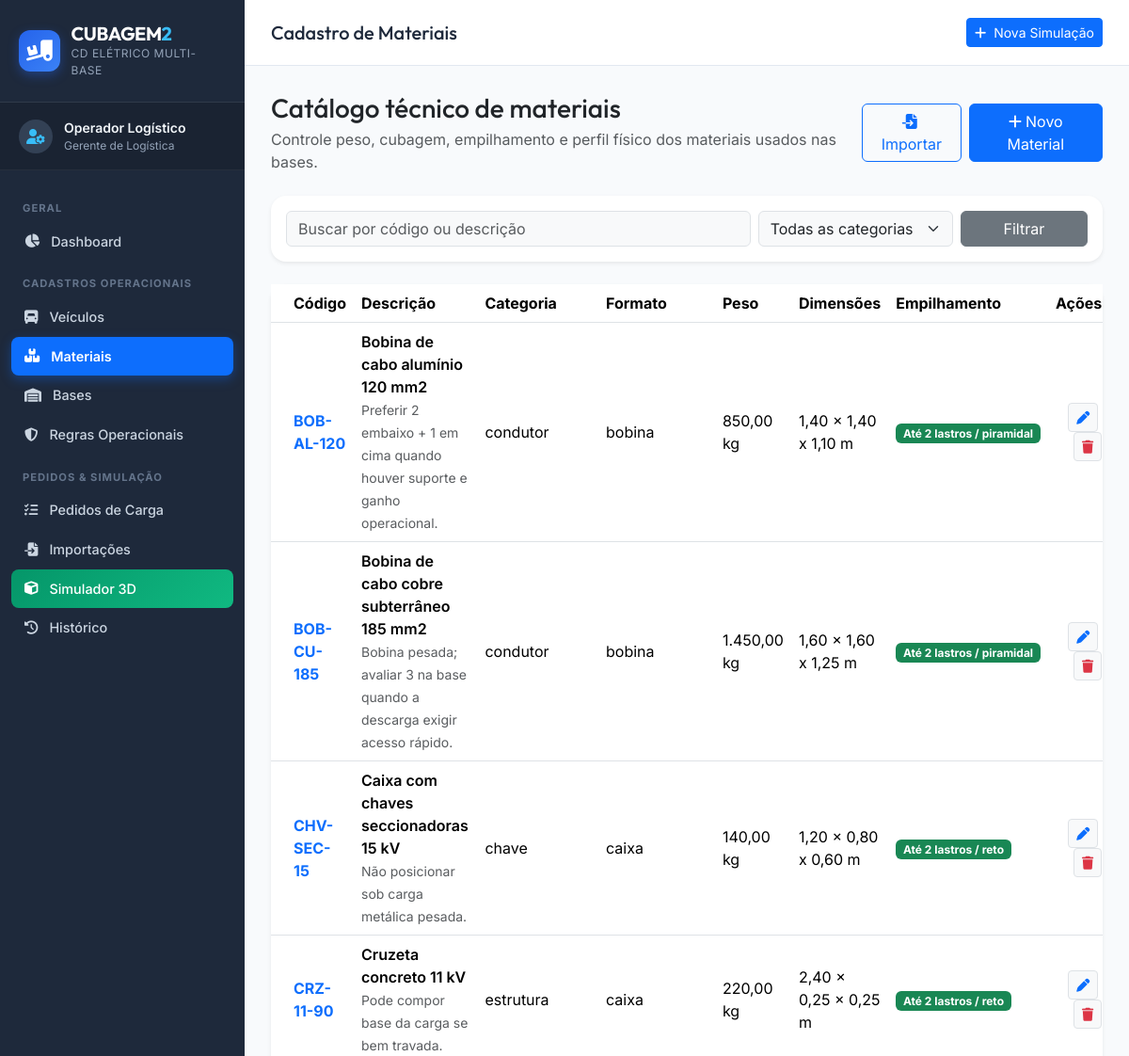
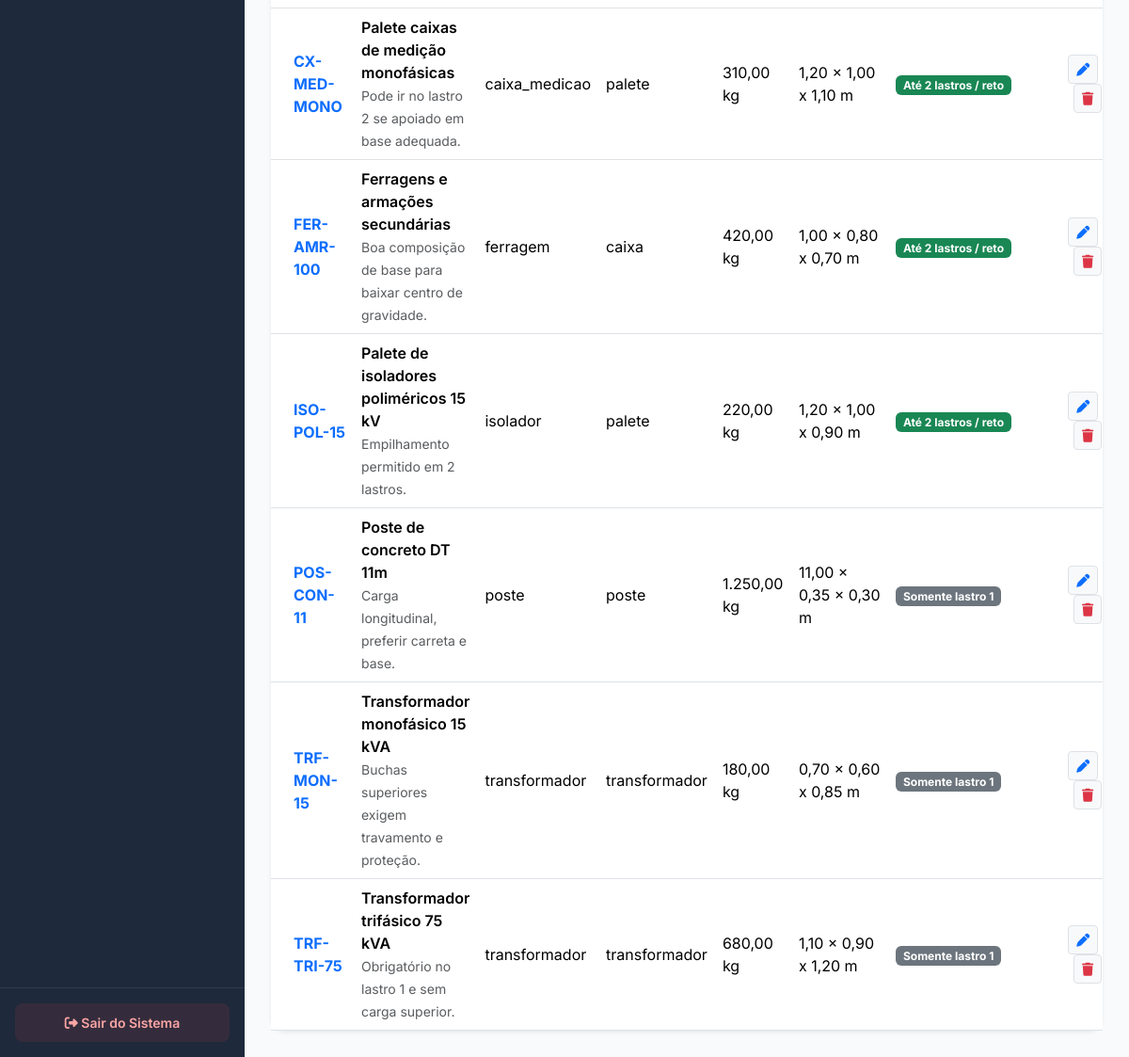
Page /pages/materiais.php on the committed database (2 pictures, top to bottom).
### tables this page shows
CREATE TABLE materiais (
  id INTEGER PRIMARY KEY AUTOINCREMENT,
  codigo TEXT NOT NULL UNIQUE,
  descricao TEXT NOT NULL,
  categoria TEXT NOT NULL,
  formato_fisico TEXT NOT NULL,
  peso_unitario_kg REAL NOT NULL,
  comprimento_m REAL NOT NULL,
  largura_m REAL NOT NULL,
  altura_m REAL NOT NULL,
  volume_unitario_m3 REAL NOT NULL,
  empilhavel INTEGER DEFAULT 1,
  max_lastros INTEGER DEFAULT 2,
  perfil_empilhamento TEXT DEFAULT 'reto',
  fragilidade TEXT DEFAULT 'baixa',
  amarracao_especial INTEGER DEFAULT 0,
  observacoes TEXT NULL,
  created_at DATETIME DEFAULT CURRENT_TIMESTAMP,
  updated_at DATETIME DEFAULT CURRENT_TIMESTAMP
);

### controllers/MaterialController.php (called while the page is built, shortened)
<?php
require_once __DIR__ . '/../models/Material.php';
class MaterialController {
    private Material $model;
    public function __construct() {
        $this->model = new Material();
    }
    public function listar(string $busca = '', string $categoria = ''): array {
        return $this->model->listarTodos($busca, $categoria);
    }
}

### models/Material.php (called while the page is built, shortened)
<?php
require_once __DIR__ . '/../config/conexao.php';
class Material {
    private PDO $pdo;
    public function __construct() {
        global $pdo;
        $this->pdo = $pdo;
    }
    public function listarTodos(string $busca = '', string $categoria = ''): array {
        $sql = 'SELECT * FROM materiais WHERE 1=1';
        $params = [];
        $sql .= ' ORDER BY codigo ASC';
        $stmt = $this->pdo->prepare($sql);
        $stmt->execute($params);
        return $stmt->fetchAll();
    }
}

### pages/materiais.php (the view, shortened to what this page needs)
<?php
require_once __DIR__ . '/../controllers/MaterialController.php';
require_once __DIR__ . '/../includes/header.php';
require_once __DIR__ . '/../includes/menu.php';
$controller = new MaterialController();
$busca = $_GET['q'] ?? '';
$categoria = $_GET['categoria'] ?? '';
$materiais = $controller->listar($busca, $categoria);
?>
<div class="container-fluid p-0">
    <div class="d-flex justify-content-between align-items-center mb-4">
        <div>
            <h2 class="h3 mb-1 text-dark">Catálogo técnico de materiais</h2>
            <p class="text-muted mb-0">Controle peso, cubagem, empilhamento e perfil físico dos materiais usados nas bases.</p>
        </div>
        <div class="d-flex gap-2">
            <a href="importar_materiais.php" class="btn btn-outline-primary"><i class="fa-solid fa-file-import me-1"></i>Importar</a>
            <button class="btn btn-primary" data-bs-toggle="modal" data-bs-target="#modalMaterial" onclick="resetMaterialForm()"><i class="fa-solid fa-plus me-1"></i>Novo Material</button>
        </div>
    </div>
    <div class="card border-0 shadow-sm rounded-4 mb-4">
        <div class="card-body">
            <form class="row g-2">
                <div class="col-md-7">
                    <input type="text" name="q" class="form-control bg-light" placeholder="Buscar por código ou descrição" value="<?= htmlspecialchars($busca) ?>">
                </div>
                <div class="col-md-3">
                    <select name="categoria" class="form-select bg-light">
                        <option value="">Todas as categorias</option>
                    </select>
                </div>
                <div class="col-md-2">
                    <button class="btn btn-secondary w-100">Filtrar</button>
                </div>
            </form>
        </div>
    </div>
    <div class="card border-0 shadow-sm rounded-4">
        <div class="card-body p-0">
            <div class="table-responsive">
                <table class="table table-hover align-middle mb-0">
                    <thead class="bg-light">
                        <tr>
                            <th class="ps-4">Código</th>
                            <th>Descrição</th>
                            <th>Categoria</th>
                            <th>Formato</th>
                            <th>Peso</th>
                            <th>Dimensões</th>
                            <th>Empilhamento</th>
                            <th class="pe-4 text-end">Ações</th>
                        </tr>
                    </thead>
                    <tbody>
                        <?php if (empty($materiais)): ?>
                            <tr><td colspan="8" class="text-center py-4 text-muted">Nenhum material encontrado.</td></tr>
                        <?php else: ?>
                            <?php foreach ($materiais as $material): ?>
                                <tr>
                                    <td class="ps-4 fw-bold text-primary"><?= htmlspecialchars($material['codigo']) ?></td>
                                    <td>
                                        <div class="fw-semibold"><?= htmlspecialchars($material['descricao']) ?></div>
                                        <small class="text-muted"><?= htmlspecialchars($material['observacoes']) ?></small>
                                    </td>
                                    <td><?= htmlspecialchars($material['categoria']) ?></td>
                                    <td><?= htmlspecialchars($material['formato_fisico']) ?></td>
                                    <td><?= number_format($material['peso_unitario_kg'], 2, ',', '.') ?> kg</td>
                                    <td><?= number_format($material['comprimento_m'], 2, ',', '.') ?> x <?= number_format($material['largura_m'], 2, ',', '.') ?> x <?= number_format($material['altura_m'], 2, ',', '.') ?> m</td>
                                    <td>
                                        <span class="badge bg-<?= $material['empilhavel'] ? 'success' : 'secondary' ?><?= $material['empilhavel'] ? '' : '' ?>">
                                            <?= $material['empilhavel'] ? "Até {$material['max_lastros']} lastros / {$material['perfil_empilhamento']}" : 'Somente lastro 1' ?>
                                        </span>
                                    </td>
                                    <td class="pe-4 text-end">
                                        <button class="btn btn-sm btn-light border me-1" onclick='editMaterial(<?= json_encode($material, JSON_UNESCAPED_UNICODE | JSON_UNESCAPED_SLASHES) ?>)'><i class="fa-solid fa-pen text-primary"></i></button>
                                        <button class="btn btn-sm btn-light border text-danger" onclick="deleteMaterial(<?= (int) $material['id'] ?>)"><i class="fa-solid fa-trash"></i></button>
                                    </td>
                                </tr>
                            <?php endforeach; ?>
                        <?php endif; ?>
                    </tbody>
                </table>
            </div>
        </div>
    </div>
</div>
<?php require_once __DIR__ . '/../includes/footer.php'; ?>

### assets/css/style.css (style rules this page uses)
:root { --primary-color: #0d6efd; --primary-hover: #0b5ed7; --dark-bg: #0f172a; --sidebar-bg: #1e293b; --sidebar-active: #334155; --card-bg: #ffffff; --border-color: #e2e8f0; --text-primary: #1e293b; --text-secondary: #64748b; --accent-munck: #d97706; --accent-truck: #2563eb; --accent-carreta: #059669; --accent-warning: #f59e0b; --accent-danger: #ef4444; --accent-success: #10b981; --radius-sm: 8px; --radius-md: 12px; --radius-lg: 16px; --shadow-sm: 0 1px 3px rgba(0,0,0,0.1); --shadow-md: 0 4px 6px -1px rgba(0,0,0,0.1), 0 2px 4px -1px rgba(0,0,0,0.06); --shadow-lg: 0 10px 15px -3px rgba(0,0,0,0.1), 0 4px 6px -2px rgba(0,0,0,0.05); }
body { font-family: 'Inter', system-ui, -apple-system, sans-serif; background-color: #f8fafc; color: var(--text-primary); margin: 0; padding: 0; }
h1, h2, h3, h4, h5, h6 { font-family: 'Outfit', 'Inter', sans-serif; font-weight: 700; }

### rows in the picture
materiais: codigo "BOB-AL-120", descricao "Bobina de cabo alumínio 120 mm2", observacoes "Preferir 2 embaixo + 1 em cima quando houver suporte e ganho operacional.", categoria "condutor", formato_fisico "bobina", peso_unitario_kg "850,00", comprimento_m "1,40", largura_m "1,40", altura_m "1,10", max_lastros "2", perfil_empilhamento "piramidal"
materiais: codigo "BOB-CU-185", descricao "Bobina de cabo cobre subterrâneo 185 mm2", observacoes "Bobina pesada; avaliar 3 na base quando a descarga exigir acesso rápido.", categoria "condutor", formato_fisico "bobina", peso_unitario_kg "1.450,00", comprimento_m "1,60", largura_m "1,60", altura_m "1,25", max_lastros "2", perfil_empilhamento "piramidal"
materiais: codigo "CHV-SEC-15", descricao "Caixa com chaves seccionadoras 15 kV", observacoes "Não posicionar sob carga metálica pesada.", categoria "chave", formato_fisico "caixa", peso_unitario_kg "140,00", comprimento_m "1,20", largura_m "0,80", altura_m "0,60", max_lastros "2", perfil_empilhamento "reto"
materiais: codigo "CRZ-11-90", descricao "Cruzeta concreto 11 kV", observacoes "Pode compor base da carga se bem travada.", categoria "estrutura", formato_fisico "caixa", peso_unitario_kg "220,00", comprimento_m "2,40", largura_m "0,25", altura_m "0,25", max_lastros "2", perfil_empilhamento "reto"
materiais: codigo "CX-MED-MONO", descricao "Palete caixas de medição monofásicas", observacoes "Pode ir no lastro 2 se apoiado em base adequada.", categoria "caixa_medicao", formato_fisico "palete", peso_unitario_kg "310,00", comprimento_m "1,20", largura_m "1,00", altura_m "1,10", max_lastros "2", perfil_empilhamento "reto"
materiais: codigo "FER-AMR-100", descricao "Ferragens e armações secundárias", observacoes "Boa composição de base para baixar centro de gravidade.", categoria "ferragem", formato_fisico "caixa", peso_unitario_kg "420,00", comprimento_m "1,00", largura_m "0,80", altura_m "0,70", max_lastros "2", perfil_empilhamento "reto"
materiais: codigo "ISO-POL-15", descricao "Palete de isoladores poliméricos 15 kV", observacoes "Empilhamento permitido em 2 lastros.", categoria "isolador", formato_fisico "palete", peso_unitario_kg "220,00", comprimento_m "1,20", largura_m "1,00", altura_m "0,90", max_lastros "2", perfil_empilhamento "reto"
materiais: codigo "POS-CON-11", descricao "Poste de concreto DT 11m", observacoes "Carga longitudinal, preferir carreta e base.", categoria "poste", formato_fisico "poste", peso_unitario_kg "1.250,00", comprimento_m "11,00", largura_m "0,35", altura_m "0,30", empilhavel "Somente lastro 1"
materiais: codigo "TRF-MON-15", descricao "Transformador monofásico 15 kVA", observacoes "Buchas superiores exigem travamento e proteção.", categoria "transformador", formato_fisico "transformador", peso_unitario_kg "180,00", comprimento_m "0,70", largura_m "0,60", altura_m "0,85", empilhavel "Somente lastro 1"
materiais: codigo "TRF-TRI-75", descricao "Transformador trifásico 75 kVA", observacoes "Obrigatório no lastro 1 e sem carga superior.", categoria "transformador", formato_fisico "transformador", peso_unitario_kg "680,00", comprimento_m "1,10", largura_m "0,90", altura_m "1,20", empilhavel "Somente lastro 1"

### other values in the picture
$usuarioLogado['nome'] "Operador Logístico"
$usuarioLogado['cargo'] "Gerente de Logística"
$pageTitle "Cadastro de Materiais"
